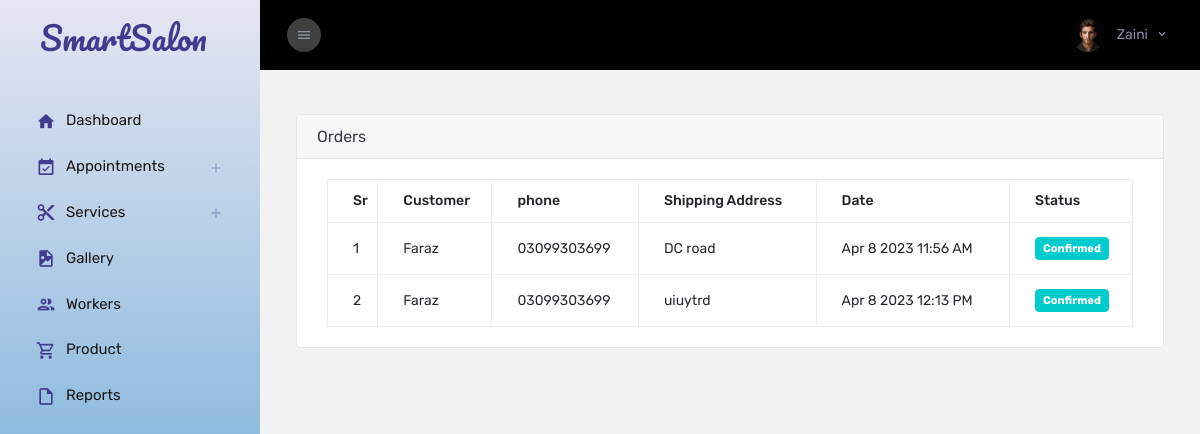
The app's page /public/order (signed in), older data.
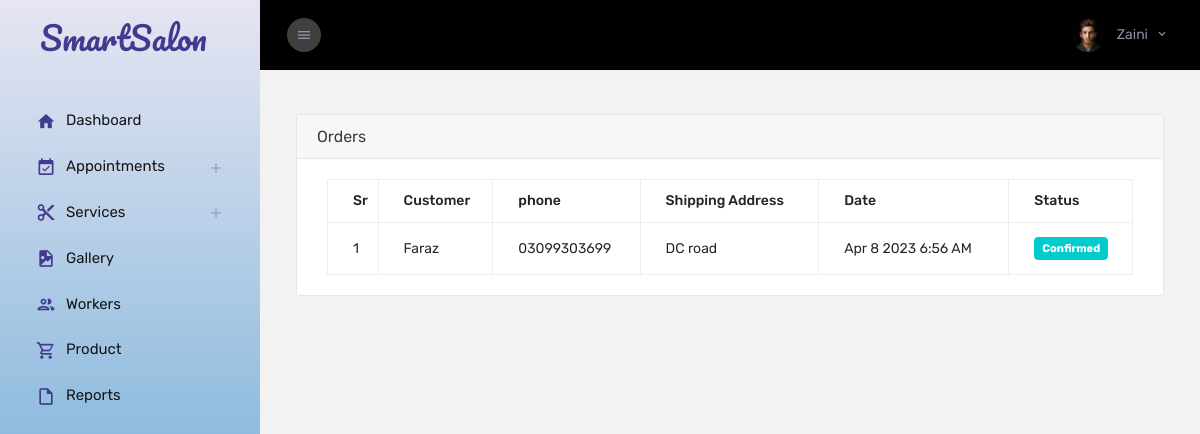
The same page, newer data.
### tables this page shows
CREATE TABLE `orders` (
  `id` int(11) NOT NULL,
  `customer_id` int(11) NOT NULL,
  `salon_id` int(11) NOT NULL,
  `address` varchar(255) NOT NULL,
  `phone` varchar(20) NOT NULL,
  `datetime` timestamp NOT NULL DEFAULT current_timestamp(),
  `confirmed` tinyint(4) NOT NULL DEFAULT 0,
  `reject` tinyint(4) NOT NULL DEFAULT 0
);

CREATE TABLE `customers` (
  `id` int(11) NOT NULL,
  `name` varchar(255) NOT NULL,
  `email` varchar(100) NOT NULL,
  `phone` varchar(100) NOT NULL,
  `address` varchar(255) NOT NULL,
  `city` varchar(255) NOT NULL,
  `password` varchar(100) NOT NULL,
  `image` varchar(255) DEFAULT NULL
);

### private/controllers/Order.php (called while the page is built, shortened)
<?php
class Order extends Controller{
    private $order;
    private $customer;
    private $salon_id;
    function __construct(){
        if(isset($_SESSION['SALON_ID'])){
            $this->salon_id = $_SESSION['SALON_ID'];
        }
        $this->order = $this->load_model('Order');
        $this->customer = $this->load_model('Customer');
    }
    function index(){
        $orders = $this->order->whereAnd(['salon_id'=>$this->salon_id, "reject" => 0]);
        $this->view('barber/order', ["orders"=>$orders]);
    }
    function getCustomer($id){
        $customer = $this->_get($this->customer, 'id', $id);
        return $customer[0];
    }
}
?>

### private/core/app.php (called while the page is built, shortened)
<?php
class App {
    protected $method = "index";
    function __construct() {
        $URL = $this->getUrl();
        if(file_exists("../private/controllers/".$URL[0].".php")){
            unset($URL[0]);
        }
        $this->controller = new $this->controller();
        $URL= array_values($URL);
        $this->params = $URL;
        call_user_func_array([$this->controller, $this->method], $this->params);
    }
    private function getUrl(){
        $url = isset($_GET['url']) ? $_GET['url'] : "Home";
        return explode("/", filter_var(trim($url, "/")), FILTER_SANITIZE_URL);
    }
}
?>

### public/index.php (called while the page is built, shortened)
<?php
    $app = new App();
?>

### private/core/database.php (called while the page is built, shortened)
<?php
class Database{
    private function connect(){
        $string  = DBDRIVER.":host=".DBHOST.";dbname=".DBNAME;
        $con = new PDO($string, DBUSER, DBPASS);
        return $con;
    }
    public function query($query, $data = array(), $response = "array"){
        $con = $this->connect();
        $stm = $con->prepare($query);
        if($stm){
            $check = $stm->execute($data);
            if($check){
                if($response == "array"){
                    $data = $stm->fetchAll(PDO::FETCH_ASSOC);
                }
                else{
                    $data = $stm->fetchAll(PDO::FETCH_OBJ);
                }
                if(count($data) > 0){
                    return $data;
                }
                else{
                    return true;
                }
            }
        }
        return false;
    }
}
?>

### private/core/model.php (called while the page is built, shortened)
<?php
class Model extends Database{
    protected $table;
    function where($column, $value){
        $column = addslashes($column);
        $query = "SELECT * FROM  $this->table WHERE $column = :value";
        return $this->query($query, ["value"=>$value]);
    }
    function whereAnd($data){
        $keys = array_keys($data);
        $query = "SELECT * FROM  $this->table WHERE $keys[0] = :$keys[0] AND $keys[1] = :$keys[1]";
        return $this->query($query, ["$keys[0]"=>$data[$keys[0]], "$keys[1]"=>$data[$keys[1]]]);
    }
}
?>

### private/views/barber/order.view.php (the view, shortened to what the changed rows need)
<div class="container-scroller" style="min-height:100vh;">
    <div class="container-fluid page-body-wrapper">
        <div class="main-panel">
            <div class="content-wrapper pb-0">
                <div class="row">
                    <div class="col-md-12 col-sm-12 col-lg-12 grid-margin stretch-card mx-auto">
                        <div class="card">
                            <div class="card-body">
                                <div class="table-responsive">
                                    <?php if (is_array($orders) && count($orders) > 0) { ?>
                                        <table class="table table-hover table-bordered table-responsive">
                                            <thead>
                                                <tr>
                                                    <th>Sr</th>
                                                    <th>Customer</th>
                                                    <th>phone</th>
                                                    <th>Shipping Address</th>
                                                    <th>Date</th>
                                                    <th>Status</th>
                                                </tr>
                                            </thead>
                                            <tbody>
                                                <?php
                                                $count  = 0;
                                                foreach (@$orders as $order): $count++;?>
                                                    <?php
                                                        $customer_id = $order['customer_id'];
                                                        $customer = $this->getCustomer($customer_id);
                                                    ?>
                                                    <tr class="orders" data-id="<?php echo $order['id'];?>">
                                                        <td><?php echo $count?></td>
                                                        <td><?php echo ucfirst($customer['name'])?></td>
                                                        <td><?php echo $order['phone']?></td>
                                                        <td><?php echo $order['address']?></td>
                                                        <td><?php echo date('M j Y g:i A', strtotime($order['datetime'])); ?></td>
                                                        <td>
                                                            <?php
                                                            if($order["confirmed"] == 0 && $order["reject"] == 0){
                                                                $status_class = "warning";
                                                                $status = "Pending";
                                                            }
                                                            else if($order["confirmed"] == 1 && $order["reject"] == 0){
                                                                $status_class = "success";
                                                                $status = "Confirmed";
                                                            }
                                                            else if($order["confirmed"] == 0 && $order["reject"] == 1){
                                                                $status_class = "danger";
                                                                $status = "Reject";
                                                            }
                                                            ?>
                                                            <label class="badge badge-<?php echo $status_class; ?>"><?php echo $status; ?></label>
                                                        </td>
                                                    </tr>
                                                <?php endforeach; ?>
                                            </tbody>
                                        </table>
                                    <?php
                                    } else {
                                        echo "No orders";
                                    }
                                    ?>
                                </div>
                            </div>
                        </div>
                    </div>
                </div>
            </div>
        </div>
    </div>
</div>

Row changes from the older to the newer data that the page shows:
removed orders: customer.name "Faraz", phone "03099303699", address "uiuytrd", datetime "Apr 8 2023 12:13 PM", status "Confirmed"
changed orders "DC road": datetime "Apr 8 2023 11:56 AM" → "Apr 8 2023 6:56 AM"
